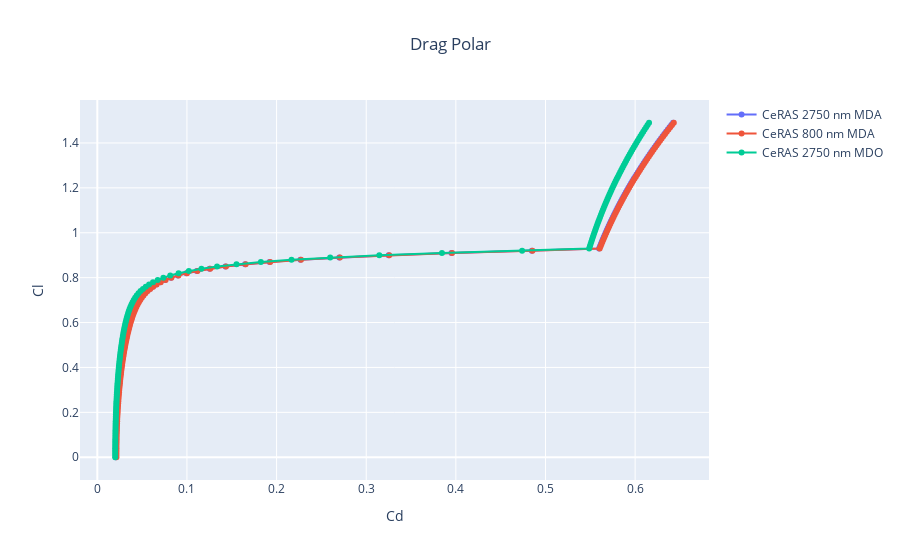

The notebook cell saved with this chart:
### Markdown cell above
## 2. Aerodynamic plots

### Code cell
fig = oad.drag_polar_plot(CeRAS_2750nm_MDA_OUTPUT_FILE, name="CeRAS 2750 nm MDA")
fig = oad.drag_polar_plot(CeRAS_800nm_MDA_OUTPUT_FILE, name="CeRAS 800 nm MDA", fig=fig)
fig = oad.drag_polar_plot(CeRAS_2750nm_MDO_OUTPUT_FILE, name="CeRAS 2750 nm MDO", fig=fig)
fig.show()

### Figure 1 — Plotly figure (JSON) as saved in the notebook; plotly's stock layout.template omitted (floating-point values rounded to 4 significant figures; data arrays with more than 128 entries replaced by an {"elided": "..."} marker saying what was removed)
{"data": [{"mode": "lines+markers", "name": "CeRAS 2750 nm MDA", "type": "scatter", "uid": "5576dd7f-dbb4-40fb-94ac-1e2faf97dd64", "x": {"elided": "150 float values"}, "y": {"elided": "150 float values"}}, {"mode": "lines+markers", "name": "CeRAS 800 nm MDA", "type": "scatter", "uid": "9c282fdc-7211-4a65-989c-c8e8fb1c286e", "x": {"elided": "150 float values"}, "y": {"elided": "150 float values"}}, {"mode": "lines+markers", "name": "CeRAS 2750 nm MDO", "type": "scatter", "uid": "d85cec82-89be-44ca-8f00-7f1384781a72", "x": {"elided": "150 float values"}, "y": {"elided": "150 float values"}}], "layout": {"title": {"text": "Drag Polar", "x": 0.5}, "xaxis": {"title": {"text": "Cd"}}, "yaxis": {"title": {"text": "Cl"}}}}
